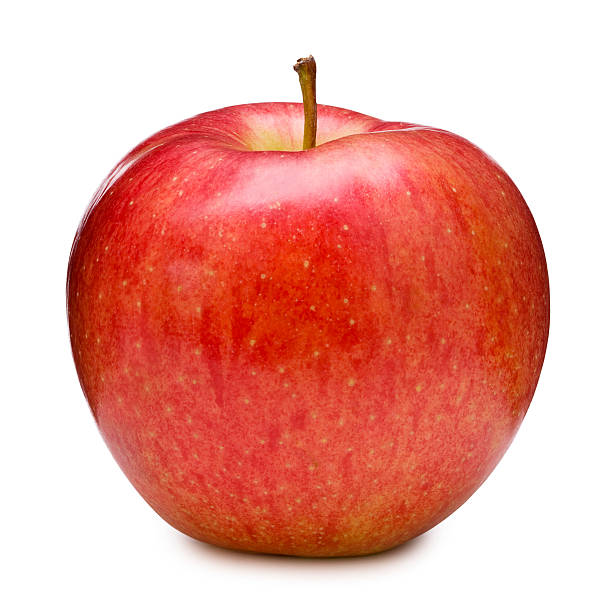
#> input picture apple.jpeg, 612 x 612 px
$ jupyter execute --allow-errors Edge_detection.ipynb   (older library calls are emulated)
#> lines starting #> are read from the running program, lines starting #| are printed output that depends on the picture
[cell 1]
import cv2
import numpy as np
from matplotlib import pyplot as plt
from IPython.display import Image
# loading image
#img0 = cv2.imread('SanFrancisco.jpg',)
img0 = cv2.imread('apple.jpeg',)
#> img0 is the input picture: shape (612, 612, 3); mean B, G, R 157.2, 167.1, 234.1

Image(filename='apple.jpeg')
print(img0)
#> (printed output is left out)

[cell 2]
# converting to gray scale
gray = cv2.cvtColor(img0, cv2.COLOR_BGR2GRAY)
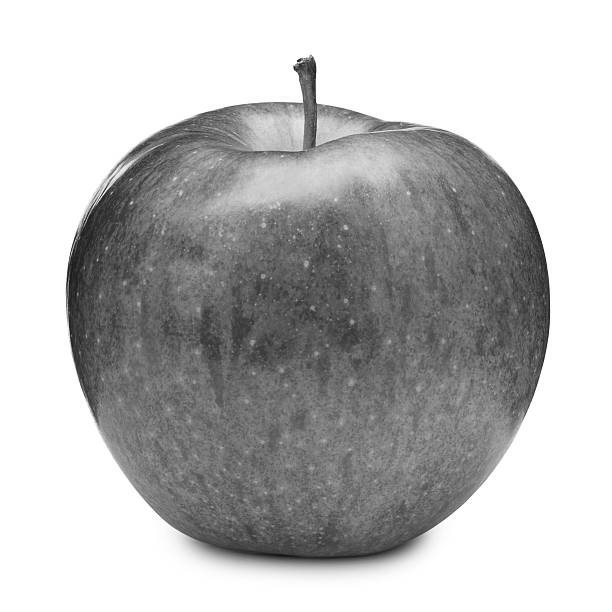
#> gray: shape (612, 612); min 13, max 255, mean 186
plt.imshow(gray)
#> (this line was passed over: IPython is not available in this run)
plt.title('my picture')
#> (this line was passed over: IPython is not available in this run)
plt.show()

[cell 3]
# remove noise
img = cv2.GaussianBlur(gray,(3,3),0)
plt.imshow(img)
#> (this line was passed over: IPython is not available in this run)
plt.title('my picture')
#> (this line was passed over: IPython is not available in this run)
plt.show()

[cell 4]
# convolute with proper kernels
laplacian = cv2.Laplacian(img,cv2.CV_64F)
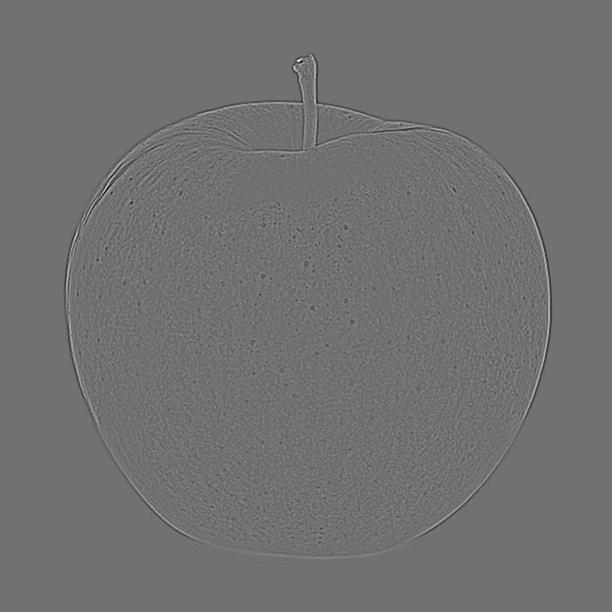
#> laplacian: shape (612, 612) float64; min -119, max 148, mean 0; drawn with min black and max white
sobelx = cv2.Sobel(img,cv2.CV_64F,1,0,ksize=5)  # x
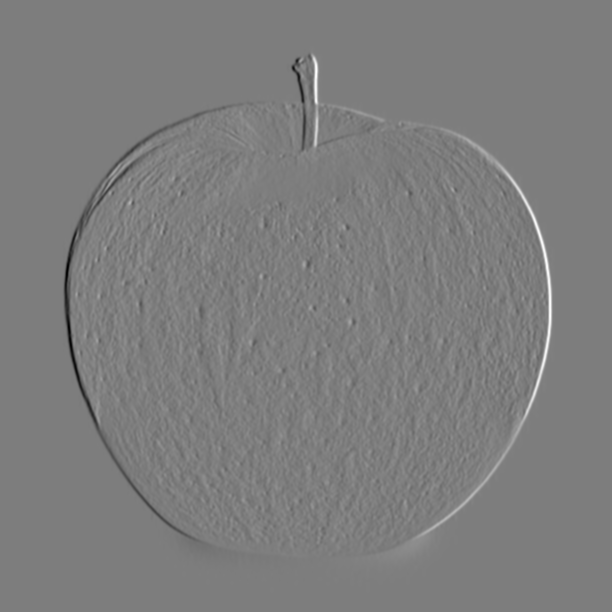
#> sobelx: shape (612, 612) float64; min -8389, max 8600, mean 0; drawn with min black and max white
sobely = cv2.Sobel(img,cv2.CV_64F,0,1,ksize=5)  # y
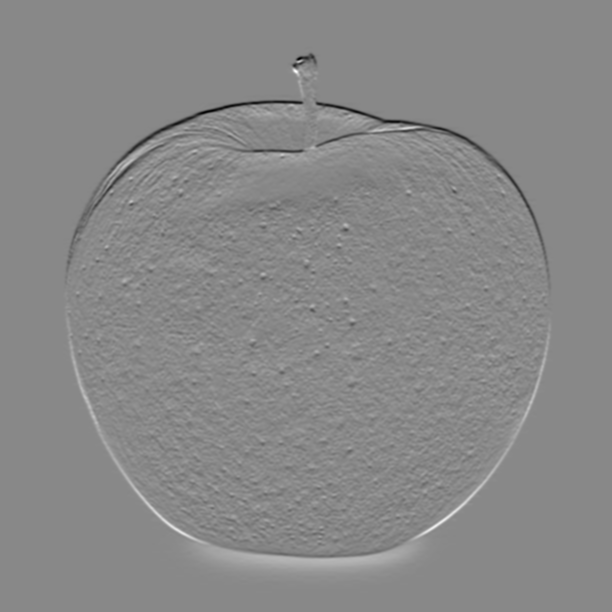
#> sobely: shape (612, 612) float64; min -6824, max 5922, mean 0; drawn with min black and max white

#> (the rest of this cell did not finish here and is left out)
